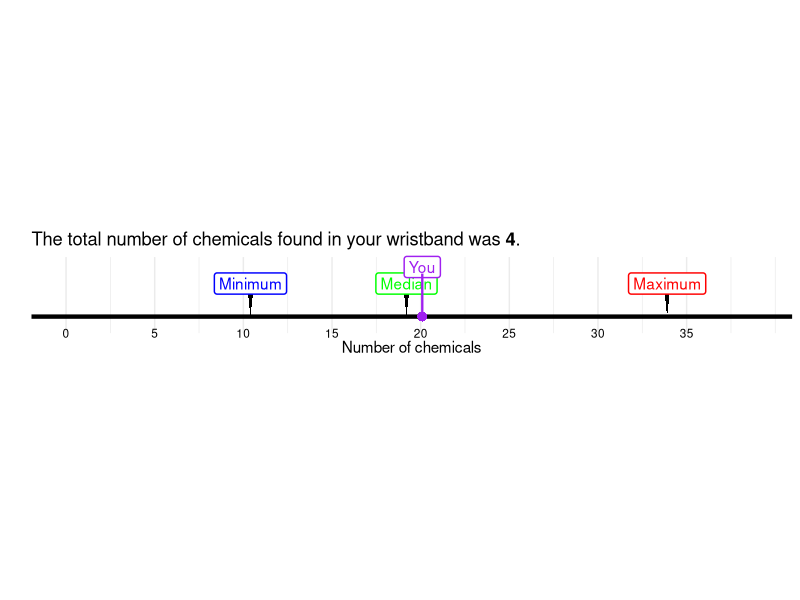

Recreate this plot in R.
library(ggplot2)
library(ggtext)

# Prepare test data using mtcars mpg:
min_val    <- min(mtcars$mpg)
median_val <- median(mtcars$mpg)
max_val    <- max(mtcars$mpg)
you_val    <- mean(mtcars$mpg)

data <- data.frame(
  value = c(min_val, median_val, max_val, you_val),
  color = c("blue", "green", "red", "purple"),
  label = c("Minimum", "Median", "Maximum", "You")
)

# Define label vertical positions:
data$label_y <- ifelse(data$label == "You", 1.015, 1.01)

# Set x-axis parameters:
max_value <- ceiling(max_val) + 5  # add a little margin
increment <- 5

# Title message:
howManyChemicalsFoundThisWristband <- 4
numChemMessage <- paste0("The total number of chemicals found in your wristband was **",
                         howManyChemicalsFoundThisWristband, "**.")

# Create triangle polygons for Minimum, Median, and Maximum:
triangle_data <- subset(data, label != "You")
triangle_points <- do.call(rbind, lapply(1:nrow(triangle_data), function(i) {
  v <- triangle_data$value[i]
  data.frame(
    x = c(v, v - 0.2, v + 0.2),
    y = c(1, 1 + 0.01, 1 + 0.01),
    group = triangle_data$label[i]
  )
}))

# Build the plot:
p <- ggplot() +
  # Draw the horizontal numberline:
  geom_hline(yintercept = 1, color = "black", linetype = "solid", linewidth = 1.5) +

  # Add triangles for Minimum/Median/Maximum:
  geom_polygon(data = triangle_points, aes(x = x, y = y, group = group),
               fill = "black") +

  # Add a point for "You":
  geom_point(data = subset(data, label == "You"),
             aes(x = value), y = 1,
             shape = 16, size = 3, color = "purple") +

  # Add labels for all points:
  geom_label(data = data,
             aes(x = value, y = label_y, label = label, color = color),
             fill = "white", label.size = 0.5) +

  # For "You", add a vertical segment connecting the point on the line to its label:
  geom_segment(data = subset(data, label == "You"),
               aes(x = value, xend = value),
               y = 1, yend = 1.013, color = "purple", linewidth = 0.8) +

  # Custom x-axis numbering: add text labels just under the numberline:
  geom_text(data = data.frame(x = seq(0, max_value, by = increment)),
            aes(x = x, y = 0.995, label = x), size = 3) +

  scale_color_identity() +
  scale_x_continuous(breaks = seq(0, max_value, by = increment),
                     limits = c(0, max_value)) +
  scale_y_continuous(expand = expansion(mult = c(0, 0.15))) +
  labs(
    title = numChemMessage,
    x = "Number of chemicals",
    y = ""
  ) +
  # Prevent clipping of elements outside the plot panel:
  coord_cartesian(clip = "off") +
  theme_minimal() +
  theme(
    plot.title   = element_markdown(),
    axis.text.x  = element_blank(),
    axis.ticks.x = element_blank(),
    axis.text.y  = element_blank(),
    axis.ticks.y = element_blank(),
    panel.grid.major.y = element_blank(),
    panel.grid.minor.y = element_blank(),
    aspect.ratio = 0.1,
    plot.margin = unit(c(0.2, 0.2, 0.5, 0.2), "cm")
  )

print(p)
